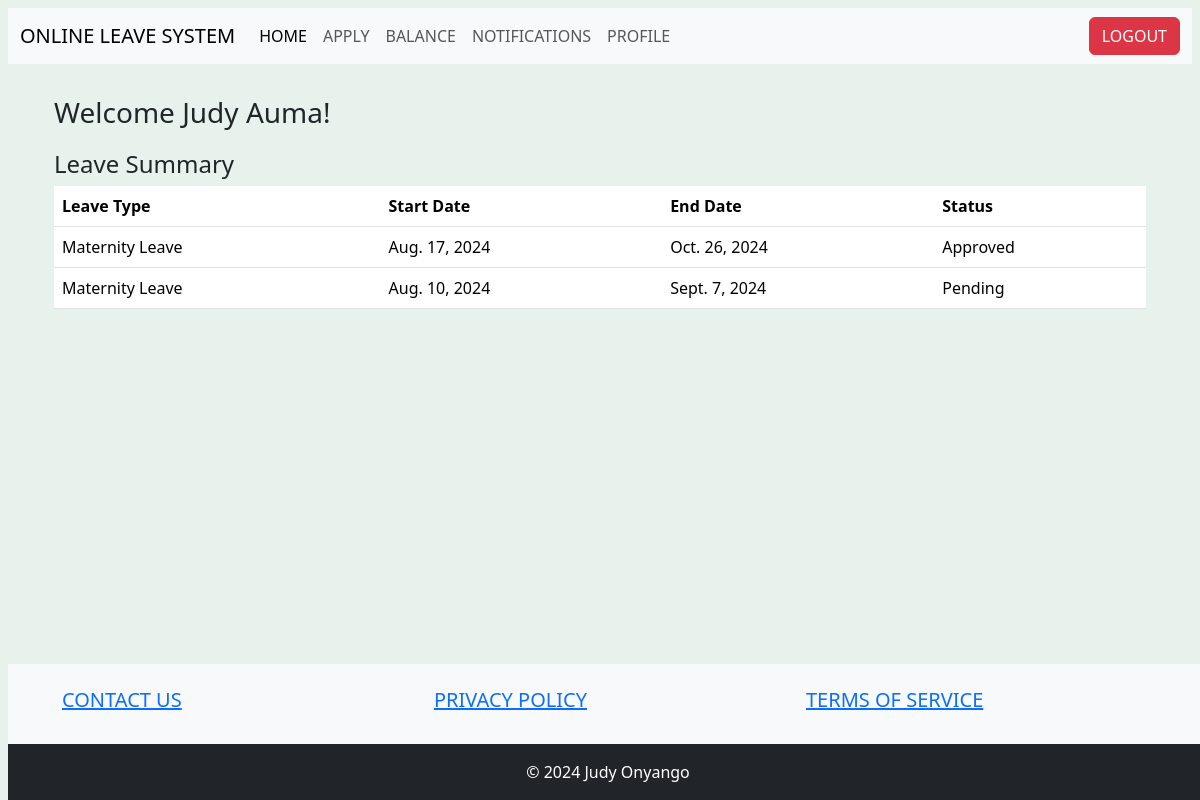
Screenshot of / (signed in) with the database file from the repository.
### users/models.py (models this page shows, shortened)
class LeaveApplication(models.Model):
    user = models.ForeignKey(settings.AUTH_USER_MODEL, on_delete=models.CASCADE)
    leave_type = models.ForeignKey(LeaveType, on_delete=models.CASCADE)
    start_date = models.DateField()
    end_date = models.DateField()
    message = models.TextField(default='')
    status = models.CharField(max_length=50, default='Pending')

class LeaveType(models.Model):
    name = models.CharField(max_length=50)
    def __str__(self):
        return self.name

### users/views.py (the view)
# urls.py: 2. Add a URL to urlpatterns:  path('', views.home, name='home')
@login_required
def home(request):
    leave_applications = LeaveApplication.objects.filter(user=request.user).order_by('-start_date')
    return render(request, 'users/home.html', {
        'user': request.user,
        'leave_applications': leave_applications
    })

### users/templates/users/home.html (shortened to what this page needs)
{% extends "users/base.html" %}
{% block content %}
<div class="container">
    <div class="row mt-4 mt-6">
        <h3 class="text-left mt-2 mb-1">Welcome {{ user.first_name }} {{ user.last_name }}!</h3>
        <div class="col-md-12">
            <h4 class="mt-3">Leave Summary</h4>
            <table class="table">
                <thead>
                    <tr>
                        <th>Leave Type</th>
                        <th>Start Date</th>
                        <th>End Date</th>
                        <th>Status</th>
                    </tr>
                </thead>
                <tbody>
                    {% for leave_application in leave_applications %}
                        <tr>
                            <td>{{ leave_application.leave_type }}</td>
                            <td>{{ leave_application.start_date }}</td>
                            <td>{{ leave_application.end_date }}</td>
                            <td>{{ leave_application.status }}</td>
                        </tr>
                    {% empty %}
                        <tr>
                            <td colspan="4" class="text-center">No leave applications found.</td>
                        </tr>
                    {% endfor %}
                </tbody>
            </table>
        </div>
    </div>
</div>
{% endblock %}

### rows the page displays
LeaveApplication: leave_type "Maternity Leave", start_date "Aug. 17, 2024", end_date "Oct. 26, 2024", status "Approved"
LeaveApplication: leave_type "Maternity Leave", start_date "Aug. 10, 2024", end_date "Sept. 7, 2024", status "Pending"

### other values shown
{{ user.first_name }} "Judy"
{{ user.last_name }} "Auma"
